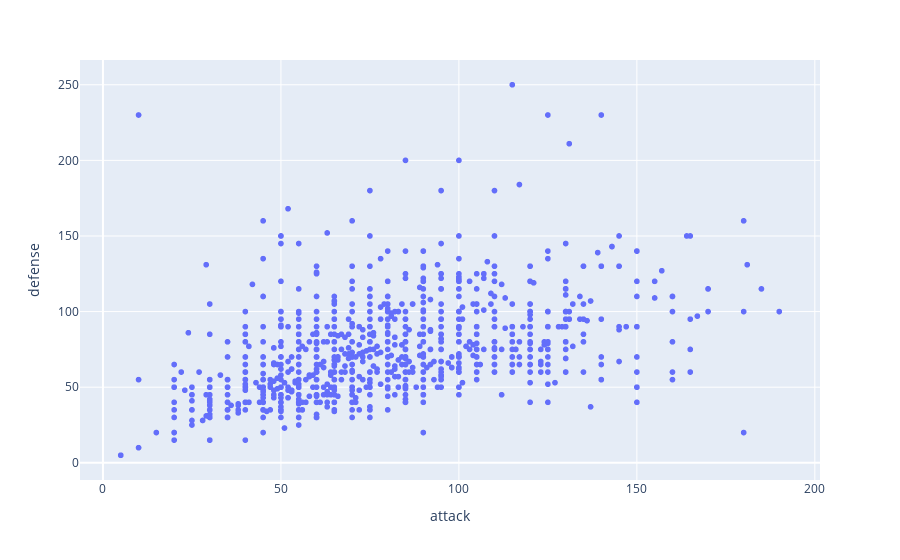

The notebook cell saved with this chart:
### Code cell
px.scatter(pokemon_df, x='attack', y='defense', hover_name='name')

### Figure 1 — Plotly figure (JSON) as saved in the notebook; plotly's stock layout.template omitted (floating-point values rounded to 4 significant figures; data arrays with more than 128 entries replaced by an {"elided": "..."} marker saying what was removed)
{"data": [{"hovertemplate": "<b>%{hovertext}</b><br><br>attack=%{x}<br>defense=%{y}<extra></extra>", "hovertext": {"elided": "1072 str values"}, "legendgroup": "", "marker": {"color": "#636efa", "symbol": "circle"}, "mode": "markers", "name": "", "showlegend": false, "type": "scattergl", "x": {"elided": "1072 int values"}, "xaxis": "x", "y": {"elided": "1072 int values"}, "yaxis": "y"}], "layout": {"legend": {"tracegroupgap": 0}, "margin": {"t": 60}, "xaxis": {"anchor": "y", "domain": [0, 1], "title": {"text": "attack"}}, "yaxis": {"anchor": "x", "domain": [0, 1], "title": {"text": "defense"}}}}
